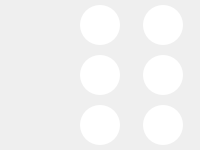
           <widget class="QFrame" name="frame_21">
            <property name="frameShape">
             <enum>QFrame::NoFrame</enum>
            </property>
            <property name="frameShadow">
             <enum>QFrame::Raised</enum>
            </property>
            <layout class="QGridLayout" name="gridLayout_5">
             <property name="leftMargin">
              <number>0</number>
             </property>
             <property name="topMargin">
              <number>0</number>
             </property>
             <property name="rightMargin">
              <number>0</number>
             </property>
             <property name="bottomMargin">
              <number>0</number>
             </property>
             <property name="spacing">
              <number>0</number>
             </property>
             <item row="0" column="0">
              <widget class="QFrame" name="frame_22">
               <property name="minimumSize">
                <size>
                 <width>0</width>
                 <height>50</height>
                </size>
               </property>
               <property name="sizeIncrement">
                <size>
                 <width>0</width>
                 <height>50</height>
                </size>
               </property>
               <property name="frameShape">
                <enum>QFrame::NoFrame</enum>
               </property>
               <property name="frameShadow">
                <enum>QFrame::Raised</enum>
               </property>
               <layout class="QGridLayout" name="gridLayout_19">
                <property name="leftMargin">
                 <number>0</number>
                </property>
                <property name="topMargin">
                 <number>0</number>
                </property>
                <property name="rightMargin">
                 <number>0</number>
                </property>
                <property name="bottomMargin">
                 <number>0</number>
                </property>
                <item row="0" column="2">
                 <widget class="QPushButton" name="pushButton_67">
                  <property name="minimumSize">
                   <size>
                    <width>40</width>
                    <height>40</height>
                   </size>
                  </property>
                  <property name="maximumSize">
                   <size>
                    <width>40</width>
                    <height>40</height>
                   </size>
                  </property>
                  <property name="sizeIncrement">
                   <size>
                    <width>40</width>
                    <height>40</height>
                   </size>
                  </property>
                  <property name="styleSheet">
                   <string notr="true">background-color: white;
border-radius:20px;</string>
                  </property>
                  <property name="text">
                   <string/>
                  </property>
                 </widget>
                </item>
                <item row="0" column="1">
                 <widget class="QPushButton" name="pushButton_68">
                  <property name="minimumSize">
                   <size>
                    <width>40</width>
                    <height>40</height>
                   </size>
                  </property>
                  <property name="maximumSize">
                   <size>
                    <width>40</width>
                    <height>40</height>
                   </size>
                  </property>
                  <property name="sizeIncrement">
                   <size>
                    <width>40</width>
                    <height>40</height>
                   </size>
                  </property>
                  <property name="styleSheet">
                   <string notr="true">background-color: white;
border-radius:20px;</string>
                  </property>
                  <property name="text">
                   <string/>
                  </property>
                 </widget>
                </item>
                <item row="0" column="0">
                 <widget class="QFrame" name="frame_6">
                  <property name="minimumSize">
                   <size>
                    <width>40</width>
                    <height>40</height>
                   </size>
                  </property>
                  <property name="maximumSize">
                   <size>
                    <width>40</width>
                    <height>40</height>
                   </size>
                  </property>
                  <property name="frameShape">
                   <enum>QFrame::NoFrame</enum>
                  </property>
                  <property name="frameShadow">
                   <enum>QFrame::Raised</enum>
                  </property>
                 </widget>
                </item>
               </layout>
              </widget>
             </item>
             <item row="2" column="0">
              <widget class="QFrame" name="frame_23">
               <property name="minimumSize">
                <size>
                 <width>0</width>
                 <height>50</height>
                </size>
               </property>
               <property name="sizeIncrement">
                <size>
                 <width>0</width>
                 <height>50</height>
                </size>
               </property>
               <property name="frameShape">
                <enum>QFrame::NoFrame</enum>
               </property>
               <property name="frameShadow">
                <enum>QFrame::Raised</enum>
               </property>
               <layout class="QGridLayout" name="gridLayout_20">
                <property name="leftMargin">
                 <number>0</number>
                </property>
                <property name="topMargin">
                 <number>0</number>
                </property>
                <property name="rightMargin">
                 <number>0</number>
                </property>
                <property name="bottomMargin">
                 <number>0</number>
                </property>
                <item row="0" column="2">
                 <widget class="QPushButton" name="pushButton_69">
                  <property name="minimumSize">
                   <size>
                    <width>40</width>
                    <height>40</height>
                   </size>
                  </property>
                  <property name="maximumSize">
                   <size>
                    <width>40</width>
                    <height>40</height>
                   </size>
                  </property>
                  <property name="sizeIncrement">
                   <size>
                    <width>40</width>
                    <height>40</height>
                   </size>
                  </property>
                  <property name="styleSheet">
                   <string notr="true">background-color: white;
border-radius:20px;</string>
                  </property>
                  <property name="text">
                   <string/>
                  </property>
                 </widget>
                </item>
                <item row="0" column="1">
                 <widget class="QPushButton" name="pushButton_70">
                  <property name="minimumSize">
                   <size>
                    <width>40</width>
                    <height>40</height>
                   </size>
                  </property>
                  <property name="maximumSize">
                   <size>
                    <width>40</width>
                    <height>40</height>
                   </size>
                  </property>
                  <property name="sizeIncrement">
                   <size>
                    <width>40</width>
                    <height>40</height>
                   </size>
                  </property>
                  <property name="styleSheet">
                   <string notr="true">background-color: white;
border-radius:20px;</string>
                  </property>
                  <property name="text">
                   <string/>
                  </property>
                 </widget>
                </item>
                <item row="0" column="0">
                 <widget class="QFrame" name="frame_24">
                  <property name="minimumSize">
                   <size>
                    <width>40</width>
                    <height>40</height>
                   </size>
                  </property>
                  <property name="maximumSize">
                   <size>
                    <width>40</width>
                    <height>40</height>
                   </size>
                  </property>
                  <property name="frameShape">
                   <enum>QFrame::NoFrame</enum>
                  </property>
                  <property name="frameShadow">
                   <enum>QFrame::Raised</enum>
                  </property>
                 </widget>
                </item>
               </layout>
              </widget>
             </item>
             <item row="1" column="0">
              <widget class="QFrame" name="frame_25">
               <property name="minimumSize">
                <size>
                 <width>0</width>
                 <height>50</height>
                </size>
               </property>
               <property name="sizeIncrement">
                <size>
                 <width>0</width>
                 <height>50</height>
                </size>
               </property>
               <property name="frameShape">
                <enum>QFrame::NoFrame</enum>
               </property>
               <property name="frameShadow">
                <enum>QFrame::Raised</enum>
               </property>
               <layout class="QGridLayout" name="gridLayout_21">
                <property name="leftMargin">
                 <number>0</number>
                </property>
                <property name="topMargin">
                 <number>0</number>
                </property>
                <property name="rightMargin">
                 <number>0</number>
                </property>
                <property name="bottomMargin">
                 <number>0</number>
                </property>
                <item row="0" column="2">
                 <widget class="QPushButton" name="pushButton_71">
                  <property name="minimumSize">
                   <size>
                    <width>40</width>
                    <height>40</height>
                   </size>
                  </property>
                  <property name="maximumSize">
                   <size>
                    <width>40</width>
                    <height>40</height>
                   </size>
                  </property>
                  <property name="sizeIncrement">
                   <size>
                    <width>40</width>
                    <height>40</height>
                   </size>
                  </property>
                  <property name="styleSheet">
                   <string notr="true">background-color: white;
border-radius:20px;</string>
                  </property>
                  <property name="text">
                   <string/>
                  </property>
                 </widget>
                </item>
                <item row="0" column="1">
                 <widget class="QPushButton" name="pushButton_72">
                  <property name="minimumSize">
                   <size>
                    <width>40</width>
                    <height>40</height>
                   </size>
                  </property>
                  <property name="maximumSize">
                   <size>
                    <width>40</width>
                    <height>40</height>
                   </size>
                  </property>
                  <property name="sizeIncrement">
                   <size>
                    <width>40</width>
                    <height>40</height>
                   </size>
                  </property>
                  <property name="styleSheet">
                   <string notr="true">background-color: white;
border-radius:20px;</string>
                  </property>
                  <property name="text">
                   <string/>
                  </property>
                 </widget>
                </item>
                <item row="0" column="0">
                 <widget class="QFrame" name="frame_26">
                  <property name="minimumSize">
                   <size>
                    <width>40</width>
                    <height>40</height>
                   </size>
                  </property>
                  <property name="maximumSize">
                   <size>
                    <width>40</width>
                    <height>40</height>
                   </size>
                  </property>
                  <property name="frameShape">
                   <enum>QFrame::NoFrame</enum>
                  </property>
                  <property name="frameShadow">
                   <enum>QFrame::Raised</enum>
                  </property>
                 </widget>
                </item>
               </layout>
              </widget>
             </item>
            </layout>
           </widget>
